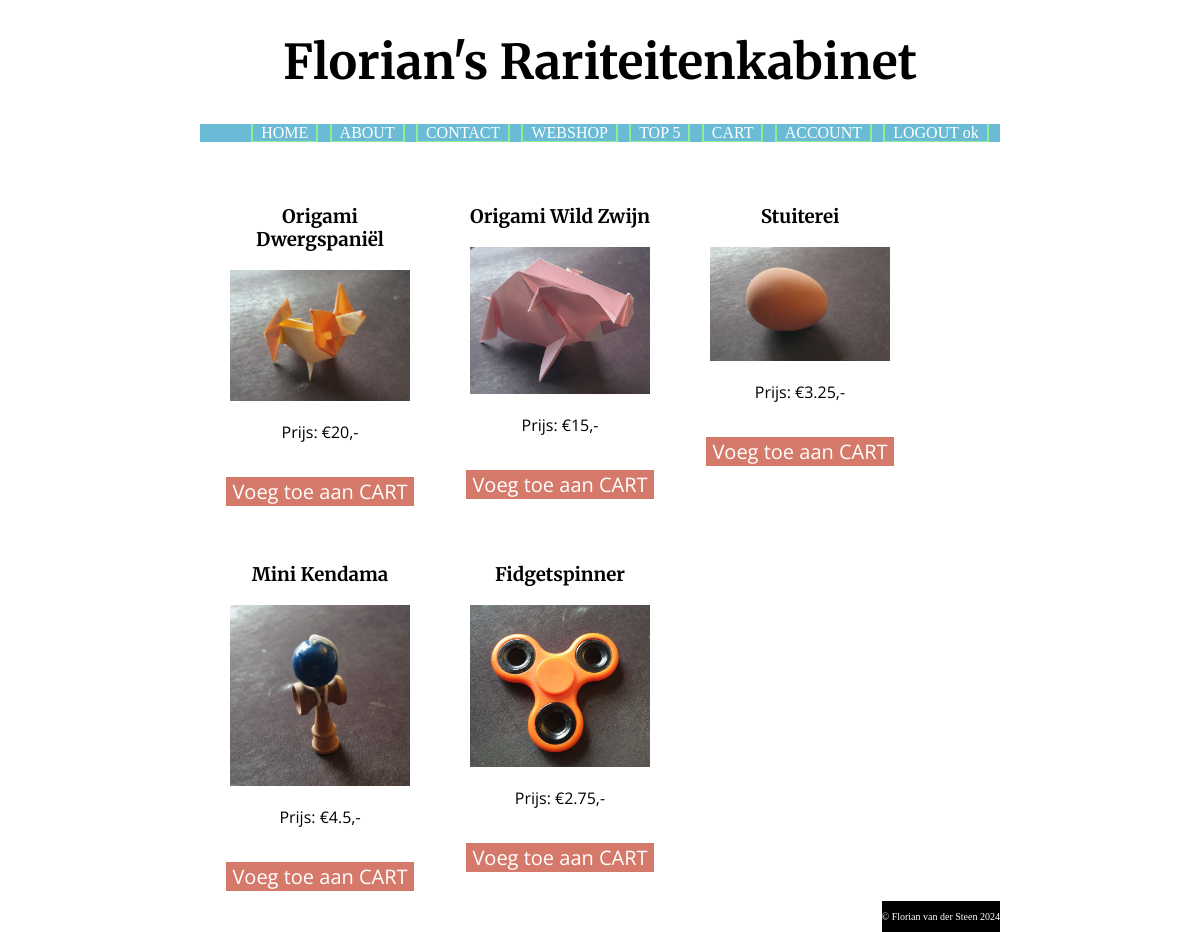
The page /index.php?page=shop (signed in) on the database its author committed.
### tables this page shows
CREATE TABLE `products` (
  `id` int(11) NOT NULL,
  `name` text NOT NULL,
  `description` text NOT NULL,
  `price` int(255) NOT NULL,
  `fname` text NOT NULL
);

### controllers/PageController.php (called while the page is built, shortened)
<?php
require_once("models/PageModel.php");
class PageController {
    private $model;
    public function __construct() {
        $this->model = new PageModel(NULL);
    }
    public function handleRequest() {
        $this->processRequest();
        $this->showResponse();
    }
    private function getRequest() {
        $this->model->getRequestedPage();
    }
    private function processRequest() {
        switch ($this->model->page) {
            case "shop":
                require_once("models/ProductModel.php");
                $this->model = new ProductModel($this->model);
                $this->model->getProducts();
                $this->model->handleCartAction();
                break;
        }
    }
    private function showResponse() {
        $this->model->createMenu();
        $this->model->setTitle();
        $view = NULL;
        switch ($this->model->page) {
            case "shop":
                include_once("views/ShopDoc.php");
                $view = new ShopDoc($this->model);
                break;
        }
        $view->show();
    }
}

### index.php (called while the page is built, shortened)
<?php
require_once("controllers/PageController.php");
$controller = new PageController();
$controller -> handleRequest();

### models/ProductModel.php (called while the page is built, shortened)
<?php
require_once("PageModel.php");
class ProductModel extends PageModel {
    public function getProducts() {
        include_once(__DIR__ . "/../communication.php");
        try {
            $this->products = getProducts();
        }
        catch (Exception $e) {
            $this->errors["general"] = "Er is een technische storing. Probeer het later nogmaals.";
            $this->logError("Shop load failed. MySQL err:" . $e->getMessage());
        }
        $this->loggedIn = $this->sessionManager->isUserLoggedIn();
    }
}

### communication.php (called while the page is built, shortened)
<?php
function makeDataBaseConnection() {
    $servername = getenv("MYSQL_FLORIAN_WEBSHOP_HOST");
    $dbname = getenv("MYSQL_FLORIAN_WEBSHOP_DATABASE");
    $username = getenv("MYSQL_FLORIAN_WEBSHOP_USER");
    $password = getenv("MYSQL_FLORIAN_WEBSHOP_PASSWORD");
    $conn = mysqli_connect($servername, $username, $password, $dbname);
    return $conn;
}
function executeDataBaseQuery($query, $conn) {
    $result = mysqli_query($conn, $query);
    return $result;
}
function getProducts() {
    $conn = makeDataBaseConnection();
    try {
        $query = "SELECT * FROM products";
        $result = executeDataBaseQuery($query, $conn);
        $products = array();
        while($row = mysqli_fetch_assoc($result)) {
            $products[$row["id"]] = array("id"=> $row["id"], "name"=>$row["name"], "description"=>$row["description"], "price"=>$row["price"], "fname"=>$row["fname"]);
        }
        return $products;
    }
    finally {
        mysqli_close($conn);
    }
}

### models/PageModel.php (called while the page is built, shortened)
<?php
require_once("SessionManager.php");
class PageModel {
    public function __construct($copy) {
        if (empty($copy)) {
            $this->sessionManager = new SessionManager();
        }
        else {
            $this->sessionManager = $copy->sessionManager;
        }
    }
}

### SessionManager.php (called while the page is built, shortened)
<?php
class SessionManager {
    private function getSessionVar($key, $default="") {
        if (isset($_SESSION[$key])) {
            return $_SESSION[$key];
        }
        return $default;
    }
    public function isUserLoggedIn() {
        return !empty($this->getSessionVar('email'));
    }
}

### views/ShopDoc.php (the view)
<?php
require "ProductDoc.php";
class ShopDoc extends ProductDoc {
    protected function showContent() {
        $products = $this->model->products;
        echo '<div class="product-list">';
        foreach($products as $id=>$product) {
            echo '<div class="product">';
            echo '<a class="product" href="index.php?page=detail&detail=' . $id . '"><div class="product">' . PHP_EOL;
            echo '<h3>' . $product["name"] . '</h3>' . PHP_EOL;
            echo '<img src="Images/' . $product["fname"] . '" alt="' . $product["description"] . '">';
            echo '<p>Prijs: &euro;' . $product["price"] / 100  . ',-</p>';
            echo '</div></a>' . PHP_EOL;
            if ($this->model->loggedIn) {
                $this->showActionButton("addToCart", "shop", "cartAddButton", "Voeg toe aan CART", $id);
            }
            echo "</div>";
        }
        echo '</div>';
    }
}

### views/ProductDoc.php (shortened to what this page needs)
<?php
require "BasicDoc.php";
abstract class ProductDoc extends BasicDoc {
    protected function showActionButton ($action, $processPage, $buttonId, $buttonText, $productId=NULL, $k=NULL) {
            echo '<form action="' . htmlspecialchars($_SERVER['PHP_SELF']) . '" method="POST">';
            echo '<input id="' . $buttonId . '" type="submit" value="' . $buttonText . '">
        </form>';
    }
}

### css/styles.css (style rules this page uses)
body { width: 800px; margin: auto; background-color: white; }
h2, h3, h4 { font-family: "Merriweather", serif; }
form { font-family: "Open Sans", sans-serif; }
input, select, textarea { width: 400px; display: inline-block; }
input[type=radio], .radio, input[type=submit] { width: auto; }
.product-list { display: flex; flex-wrap: wrap; align-content: flex-start; }
.product { flex-grow: 0; flex-shrink: 0; flex-basis: calc(30% - 20px); margin: 10px; text-align: center; text-decoration: none; color: black; }
.product img { width: 90%; height: 90%; }
.product p { font-family: "Open Sans", sans-serif; }
.product a, .cart-list a { color: inherit; }
.detail-info input, .product-list input, #purchaseButton { border: none; font-family: "Open Sans", sans-serif; background-color: #D57A6A; color: white; font-size: 20px; }

### rows shown on the page
products: name "Origami Dwergspaniël", fname (picture), $product['price']/100 "20"
products: name "Origami Wild Zwijn", fname (picture), $product['price']/100 "15"
products: name "Stuiterei", fname (picture), $product['price']/100 "3.25"
products: name "Mini Kendama", fname (picture), $product['price']/100 "4.5"
products: name "Fidgetspinner", fname (picture), $product['price']/100 "2.75"

### other values the page prints
$label "HOME"
$label "ABOUT"
$label "CONTACT"
$label "WEBSHOP"
$label "TOP 5"
$label "CART"
$label "ACCOUNT"
$label "LOGOUT ok"
